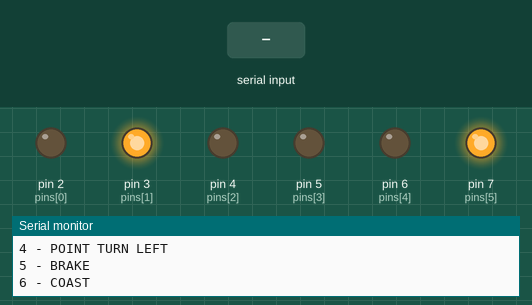
Bench run of a sketch on a simulated Arduino Uno, built with avr-gcc and run on an emulated ATmega328P. On the bench: output pins drawn as LEDs (lit = HIGH), the last lines printed to the serial monitor. The inputs (shaded band) are chosen by the test bench.

Above: at 1.2 s.
1.3 s: "1\n" received over Serial
At 1.7 s:
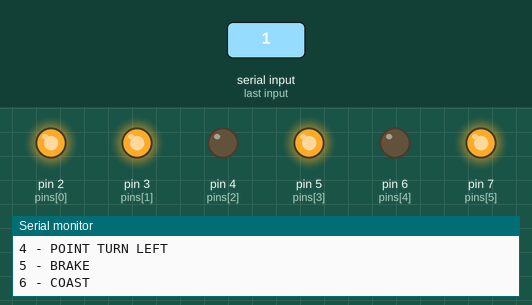
2.8 s: "2\n" received over Serial
At 4.0 s:
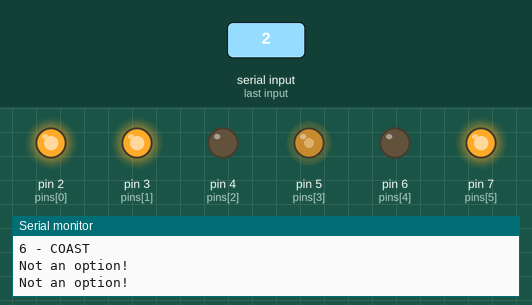
4.3 s: "3\n" received over Serial
At 5.2 s:
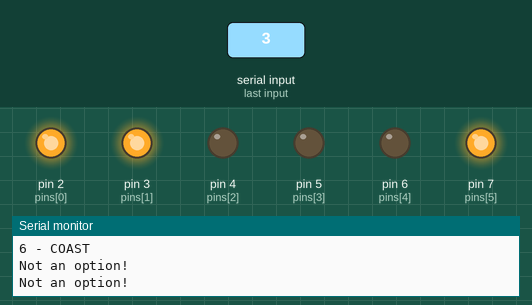
5.8 s: "1\n" received over Serial
At 6.3 s:
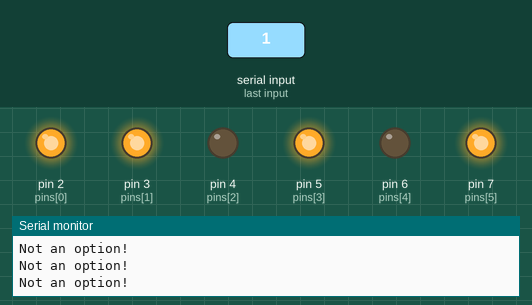
Timing chart, 0 to 8.3 s (numbered marks = the images above; inputs shaded):
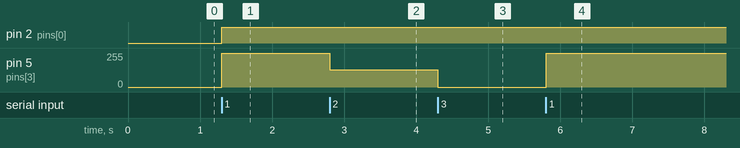

The sketch:

rc_car_project.ino
```cpp
//initialize all pins
int pins[] = {2, 3, 4, 5, 6, 7};
//initialize input
int input = 0;

void setup()
{
  //set all pins
  for (int i = 0; i < 6; i++)
  {
    pinMode(pins[i], OUTPUT);
  }
  Serial.begin(9600);
  //set car in rest
  digitalWrite(7, 1);
  digitalWrite(6, 0);
  analogWrite(5, 0);
  digitalWrite(4, 0);
  digitalWrite(3, 1);
  analogWrite(2, 0);
  //display control options to user
  Serial.println("1 - FORWARD");
  Serial.println("2 - SLOW");
  Serial.println("3 - SWING TURN RIGHT");
  Serial.println("4 - POINT TURN LEFT");
  Serial.println("5 - BRAKE");
  Serial.println("6 - COAST");
}

void loop()
{
  //loop serial input
  sinput();
}

//move foward
void mf()
{
  digitalWrite(7, 1);
  digitalWrite(6, 0);
  analogWrite(5, 255);
  digitalWrite(4, 0);
  digitalWrite(3, 1);
  analogWrite(2, 255);
}

//move slow
void ms()
{
  digitalWrite(7, 1);
  digitalWrite(6, 0);
  analogWrite(5, 130);
  digitalWrite(4, 0);
  digitalWrite(3, 1);
  analogWrite(2, 130);
}

//swing turn right
void str()
{
  digitalWrite(7, 1);
  digitalWrite(6, 0);
  analogWrite(5, 0);
  digitalWrite(4, 0);
  digitalWrite(3, 1);
  analogWrite(2, 255);
}

//point turn left
void ptl()
{
  digitalWrite(7, 0);
  digitalWrite(6, 1);
  analogWrite(5, 255);
  digitalWrite(4, 0);
  digitalWrite(3, 1);
  analogWrite(2, 128);
}

//brake
void b()
{
  digitalWrite(7, 1);
  digitalWrite(6, 0);
  analogWrite(5, 0);
  digitalWrite(4, 0);
  digitalWrite(3, 1);
  analogWrite(2, 0);
}

//coast
void c()
{
  for (int i = 0; i <= 255; i++)
  {
  	analogWrite(5, i);
  	analogWrite(2, i);

    if (i == 255)
    {
      analogWrite(5, 0);
      analogWrite(2, 0);
    }
  }
}

//serial input from user
void sinput()
{
  //take input from serial monitor
  while(Serial.available() == 0){}
  input = Serial.parseInt();

  //run the corresponding control
  if (input == 1)
  {
    mf();
  }
  else if (input == 2)
  {
    ms();
  }
  else if (input == 3)
  {
    str();
  }
  else if (input == 4)
  {
    ptl();
  }
  else if (input == 5)
  {
    b();
  }
  else if (input == 6)
  {
    c();
  }
  else
  {
    Serial.println("Not an option!");
  }
}
```

Measured:
- after the input at 1.3 s, pin 2 (pins[0]): LOW → HIGH at once; pin 5 (pins[3]): 0/255 → 255/255 at once
- after the input at 2.8 s, pin 5 (pins[3]): 255/255 → 130/255 at once
- after the input at 4.3 s, pin 5 (pins[3]): 130/255 → 0/255 at once
- after the input at 5.8 s, pin 5 (pins[3]): 0/255 → 255/255 at once
